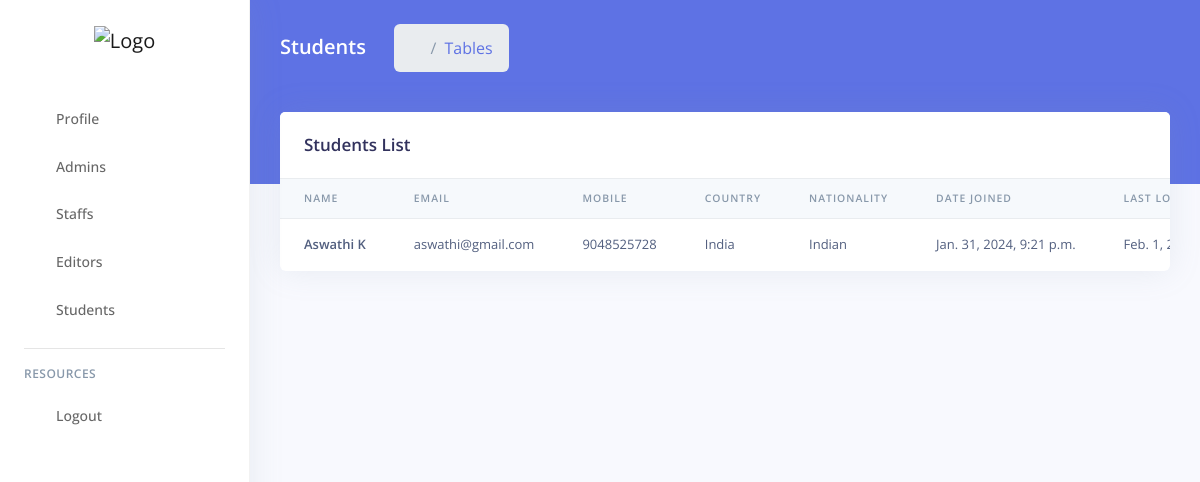
The app's page /students/ (signed in) with its own data.
### user/models.py (models this page shows, shortened)
class AppUser(AbstractUser):
    first_name = models.CharField(max_length=150)
    last_name = models.CharField(max_length=150)
    full_name = models.CharField(max_length=300)
    email = models.EmailField(unique=True)
    country = models.CharField(max_length=100)
    nationality = models.CharField(max_length=100)
    mobile_number = models.CharField(max_length=15)
    ROLE_CHOICES = [
        ('student', 'Student'),
        ('staff', 'Staff'),
        ('admin', 'Admin'),
        ('editor', 'Editor'),
    ]
    role = models.CharField(max_length=10, choices=ROLE_CHOICES)

### user/views.py (the view)
# urls.py: path('students/', students, name='students'),
@login_required
@user_passes_test(is_student_or_admin, login_url='/access-denied/')
def students(request):
    users = AppUser.objects.filter(role='student')
    page = 'students'
    return render(request, 'user_list.html', {'users': users, 'page': page})

### user/permissions.py (called while the page is built)
def is_student_or_admin(user):
    return user.role == 'student' or user.role == 'admin'

### user/templates/user_list.html (shortened to what this page needs)
{% extends 'layouts/base.html' %}
{% block content %}
  <div class="header bg-primary pb-6">
    <div class="container-fluid">
      <div class="header-body">
        <div class="row align-items-center py-4">
          <div class="col-lg-6 col-7">
            <h6 class="h2 text-white d-inline-block mb-0">{{page|capfirst}}</h6>
            <nav aria-label="breadcrumb" class="d-none d-md-inline-block ml-md-4">
              <ol class="breadcrumb breadcrumb-links breadcrumb-dark">
                <li class="breadcrumb-item"><a href="/profile"><i class="fas fa-home"></i></a></li>
                <li class="breadcrumb-item"><a href="/{{page}}">Tables</a></li>
              </ol>
            </nav>
          </div>
        </div>
      </div>
    </div>
  </div>
  <div class="container-fluid mt--6">
    <div class="row">
      <div class="col">
        <div class="card">
          <div class="card-header border-0">
            <h3 class="mb-0">{{page|capfirst}} List</h3>
          </div>
          <div class="table-responsive">
            <table class="table align-items-center table-flush">
              <thead class="thead-light">
                <tr>
                  <th scope="col" class="sort" data-sort="name">Name</th>
                  <th scope="col" class="sort" data-sort="budget">Email</th>
                  <th scope="col" class="sort" data-sort="status">Mobile</th>
                  <th scope="col" class="sort" data-sort="completion">Country</th>
                  <th scope="col" class="sort" data-sort="completion">Nationality</th>
                  <th scope="col" class="sort" data-sort="completion">Date Joined</th>
                  <th scope="col" class="sort" data-sort="completion">Last Login</th>
                </tr>
              </thead>
              <tbody class="list">
                <tr>
                  {% for user in users %}
                    <th scope="row">
                      {{ user.full_name }}
                    </th>
                    <td>
                      {{ user.email }}
                    </td>
                    <td>
                      {{ user.mobile_number }}
                    </td>
                    <td>
                      {{ user.country }}
                    </td>
                    <td>
                      {{ user.nationality }}
                    </td>
                    <td>
                      {{ user.date_joined }}
                    </td>
                    <td>
                      {{ user.last_login }}
                    </td>
                  {% endfor %}
                </tr>
              </tbody>
            </table>
          </div>
        </div>
      </div>
    </div>
  </div>
{% endblock content %}

### records on screen
AppUser: full_name "Aswathi K", email "aswathi@gmail.com", mobile_number "9048525728", country "India", nationality "Indian", date_joined "Jan. 31, 2024, 9:21 p.m.", last_login "Feb. 1,…"

### other values on screen
{{ page|capfirst }} "Students"
